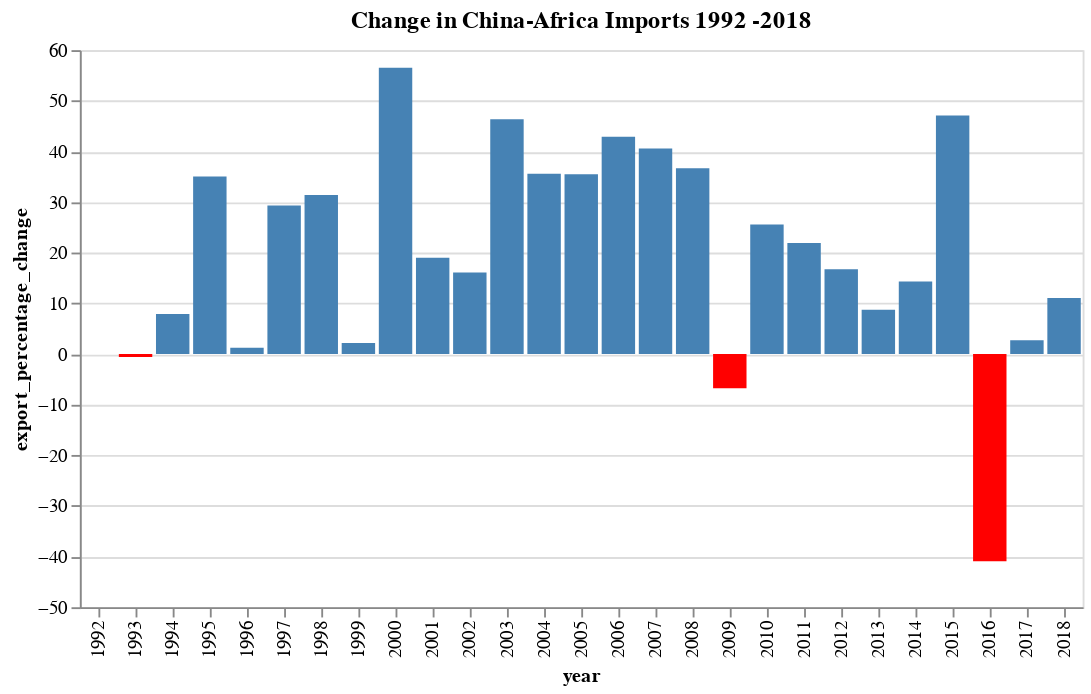

Notebook cell for this chart:
### Code cell
df2 = pd.DataFrame({
    'year': x_imp_year,
    'export_percentage_change': round(y_imp_percent, 2)
})

alt.Chart(df).mark_bar().encode(
    x='year:O',
    y='export_percentage_change:Q',
    tooltip = [alt.Tooltip('year:O'),
               alt.Tooltip('export_percentage_change:Q')
              ],
    color=alt.condition(
        alt.datum.export_percentage_change < 0,  # If the year is 1810 this test returns True,
        alt.value('red'),     # which sets the bar red.
        alt.value('steelblue')   # And if it's not true it sets the bar steelblue.
        )
).interactive().properties( #adds a title 
    title='Change in China-Africa Imports 1992 -2018'
    )

### Figure 1 — Vega-Lite specification as saved in the notebook (floating-point values rounded to 4 significant figures)
{"config": {"view": {"continuousWidth": 400, "continuousHeight": 300}}, "data": {"name": "data-adf48a4c5124b8595e82ba5ec8dbb7c4"}, "mark": "bar", "encoding": {"color": {"condition": {"value": "red", "test": "(datum.export_percentage_change < 0)"}, "value": "steelblue"}, "tooltip": [{"type": "ordinal", "field": "year"}, {"type": "quantitative", "field": "export_percentage_change"}], "x": {"type": "ordinal", "field": "year"}, "y": {"type": "quantitative", "field": "export_percentage_change"}}, "selection": {"selector002": {"type": "interval", "bind": "scales", "encodings": ["x", "y"]}}, "title": "Change in China-Africa Imports 1992 -2018", "$schema": "https://vega.github.io/schema/vega-lite/v4.8.1.json", "datasets": {"data-adf48a4c5124b8595e82ba5ec8dbb7c4": [{"year": 1992, "export_percentage_change": 0.0}, {"year": 1993, "export_percentage_change": -0.61}, {"year": 1994, "export_percentage_change": 7.88}, {"year": 1995, "export_percentage_change": 35.04}, {"year": 1996, "export_percentage_change": 1.22}, {"year": 1997, "export_percentage_change": 29.3}, {"year": 1998, "export_percentage_change": 31.38}, {"year": 1999, "export_percentage_change": 2.18}, {"year": 2000, "export_percentage_change": 56.5}, {"year": 2001, "export_percentage_change": 19.03}, {"year": 2002, "export_percentage_change": 16.08}, {"year": 2003, "export_percentage_change": 46.35}, {"year": 2004, "export_percentage_change": 35.61}, {"year": 2005, "export_percentage_change": 35.49}, {"year": 2006, "export_percentage_change": 42.9}, {"year": 2007, "export_percentage_change": 40.59}, {"year": 2008, "export_percentage_change": 36.7}, {"year": 2009, "export_percentage_change": -6.76}, {"year": 2010, "export_percentage_change": 25.55}, {"year": 2011, "export_percentage_change": 21.92}, {"year": 2012, "export_percentage_change": 16.75}, {"year": 2013, "export_percentage_change": 8.74}, {"year": 2014, "export_percentage_change": 14.33}, {"year": 2015, "export_percentage_change": 47.11}, {"year": 2016, "export_percentage_change": -40.92}, {"year": 2017, "export_percentage_change": 2.73}, {"year": 2018, "export_percentage_change": 11.06}]}}
